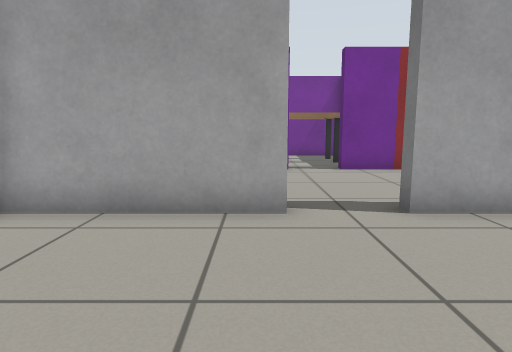
view 1 (above)

17 first-person views from a walk through a world built for the Gazebo simulator. The camera is 0.68 m above the floor, tilts 8° down and sees 75° across. The floor is counted in squares, 0.5 m on a side. Each view is taken from the middle of a square. On the plan, view 1 faces up. The plan holds only what a view shows up to about 15 squares ahead; the rest is blank.

view 2
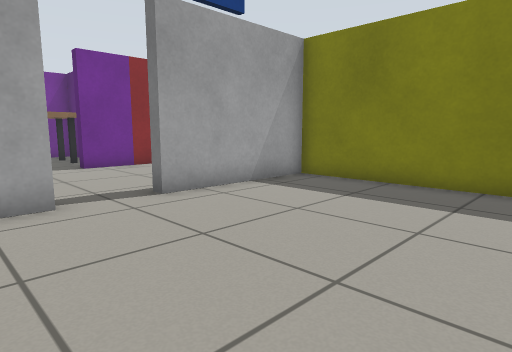

view 3
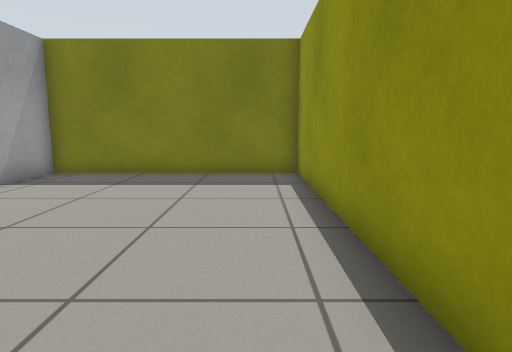

view 4
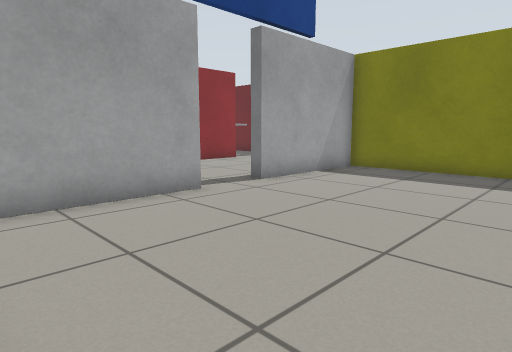

view 5
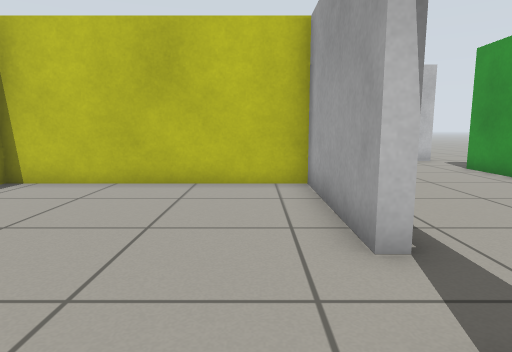

view 6
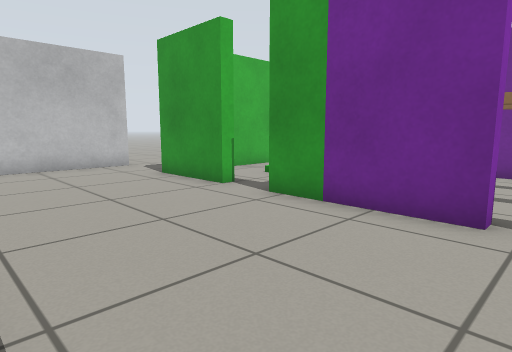

view 7
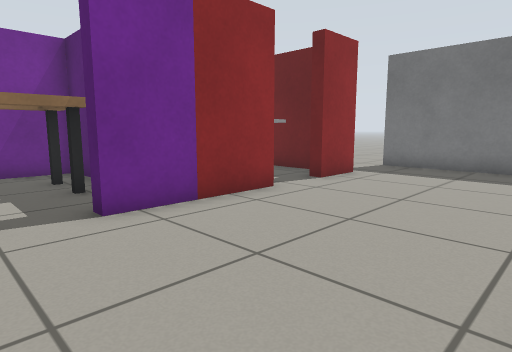

view 8
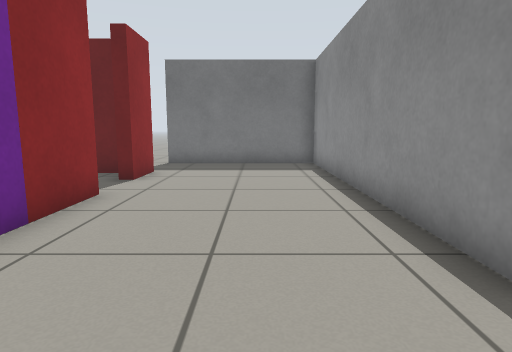

view 9
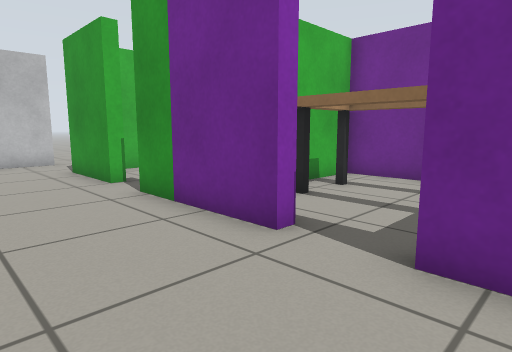

view 10
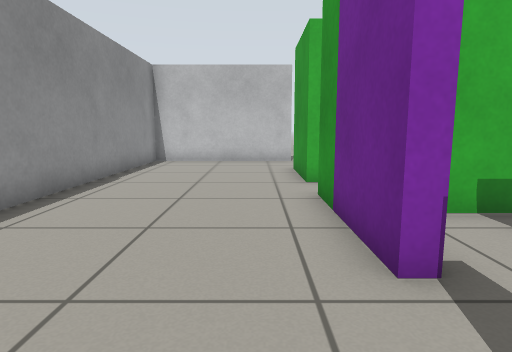

view 11
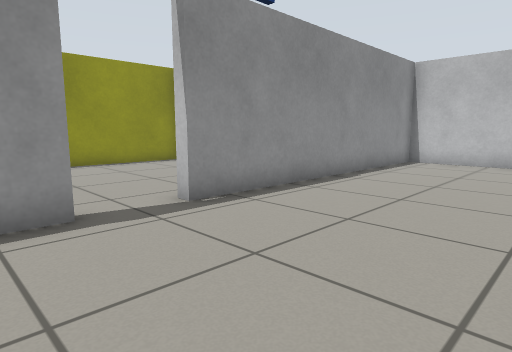

view 12
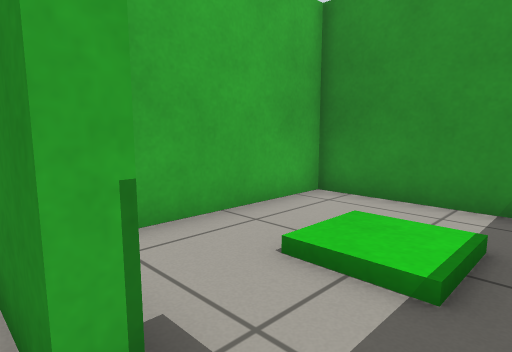

view 13
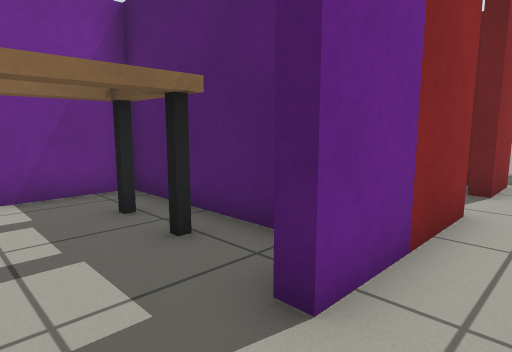

view 14
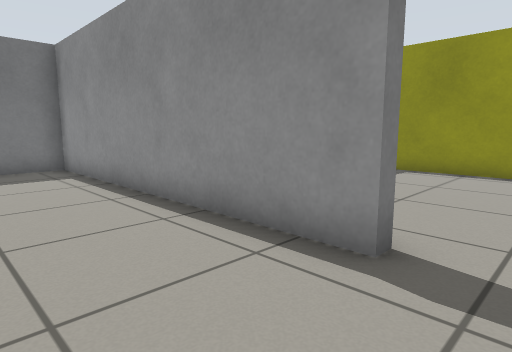

view 15
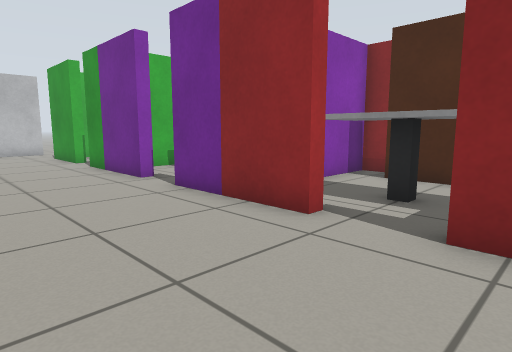

view 16
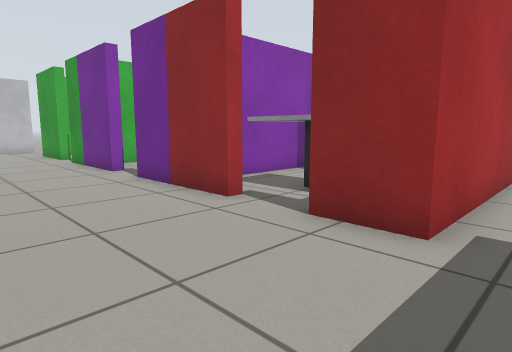

view 17
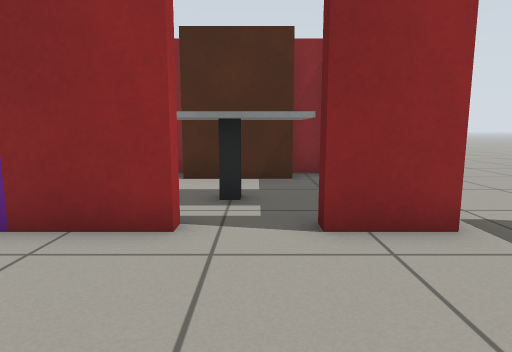

### Floor plan
Points are (right, up) in squares from view 1. A wall is a line through its corners. A room is listed if a view was taken in it or the views show most of it. See-through windows are left out.
Room 1 (views 1, 2, 3, 4, 5)
walls: (0.5, 5.7) (0.5, 5.3) (-4.3, 5.3) (-4.3, -2.3) (7.3, -2.3) (7.3, 5.3) (2.5, 5.3)
ways out: opening at (1.5, 6) to room 2
Room 2 (views 6, 7, 8, 9, 10, 11, 12, 13, 14, 15, 16, 17)
walls: (1.1, 11.8) (1.1, 11.3) (-3, 11.3); (2.5, 5.3) (2.5, 5.7) (13.3, 5.7) (13.3, 10.5); (-4.5, 11.8) (-4.5, 11.3) (-7.5, 11.3); (6.9, 11.8) (6.9, 11.3) (2.9, 11.3); (10.7, 11.3) (8.9, 11.3); (-10.3, 10.6) (-10.3, 5.7) (0.5, 5.7)
ways out: opening at (1.5, 6) to room 1; opening at (2, 12) to room 3; opening at (-3.5, 12) to room 4; opening at (8, 12) to room 5; opening at (-9.5, 11.5); opening at (11.5, 11)
Room 3 (no view inside)
walls: (4.3, 12.9) (4.3, 17.3) (-1.3, 17.3) (-1.3, 12.6); (2.9, 11.3) (2.9, 11.8)
ways out: opening at (2, 12) to room 2
objects: desk (0, 14) to (3, 15)
Room 4 (no view inside)
walls: (-3.8, 17.3) (-7.3, 17.3) (-7.3, 12.9)
ways out: opening at (-3.5, 12) to room 2
Room 5 (no view inside)
walls: (9.1, 16.1) (6, 16.1); (8.9, 11.3) (8.9, 11.8); (10.3, 11.9) (10.3, 14.4); (4.7, 17.3) (4.7, 13.6)
ways out: opening at (8, 12) to room 2
objects: table (6, 13) to (9, 14)

Positions as (right, up) in squares from view 1, and headings:
1: (0, 0), facing up
2: (-1, -1), facing up-right
3: (-3, -1), facing right
4: (-4, -1), facing up-right
5: (4, 4), facing left
6: (2, 6), facing up-left
7: (1, 6), facing up-right
8: (0, 8), facing right
9: (4, 8), facing up-left
10: (4, 10), facing left
11: (4, 11), facing down-left
12: (-3, 11), facing up-left
13: (1, 10), facing up-right
14: (1, 9), facing down-right
15: (10, 7), facing up-left
16: (12, 7), facing up-left
17: (8, 7), facing up
